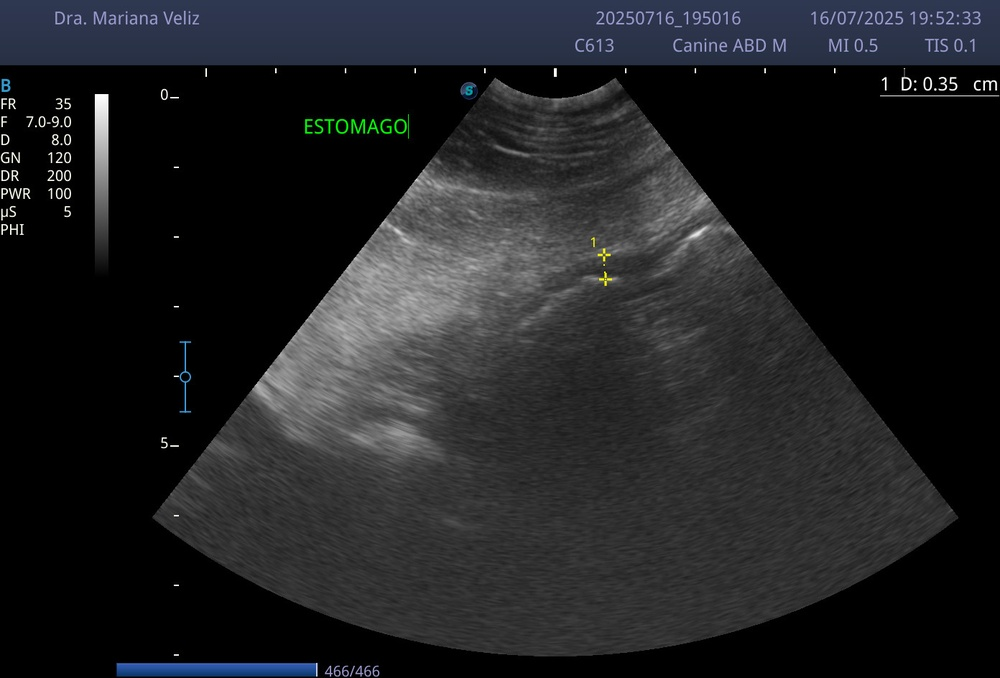
#> input picture funciones/test/TEST_IMG/barra.jpg, 1000 x 678 px, shrunk from 1392 x 944 before the run
$ python auto_calibrar.py test/TEST_IMG/barra.jpg
#> lines starting #> are read from the running program, lines starting #| are printed output that depends on the picture; after the words box and inside, x2 and y2 are one past the last pixel; in counts of white or black regions, pixels touching at a corner belong together
import cv2
import numpy as np
import pytesseract
import sys
import os

def debug(msg):
    print(f"[auto_calibrar.py DEBUG] {msg}", file=sys.stderr)

# [68 lines left out: functions escala_ocr_valida, extraer_mejor_escala, not called in this run]

def buscar_barra_escala_por_ocr(img, crop_w=90):
    height, width = img.shape[:2]
    mejor_escala = []
    mejor_score = None
    mejor_x = None

    debug(f"Tamaño imagen: {width}x{height}")

    gray = cv2.cvtColor(img, cv2.COLOR_BGR2GRAY)
    _, binaria = cv2.threshold(gray, 160, 255, cv2.THRESH_BINARY_INV)

    def crear_posiciones(inicio, fin, paso=45):
        limite = max(0, width - crop_w)
        inicio = max(0, min(int(inicio), limite))
        fin = max(0, min(int(fin), limite))

        if fin < inicio:
            return []

        posiciones = list(range(inicio, fin + 1, paso))
        if not posiciones or posiciones[-1] != fin:
            posiciones.append(fin)

        return posiciones

    def evaluar_posiciones(posiciones):
        nonlocal mejor_escala, mejor_score, mejor_x

        for x in dict.fromkeys(posiciones):
            bin_crop = binaria[:, x:x+crop_w]

            if bin_crop.shape[1] < crop_w:
                continue

            data = pytesseract.image_to_data(
                bin_crop,
                config='--psm 6 -c tessedit_char_whitelist=0123456789',
                output_type=pytesseract.Output.DICT
            )

            textos = []
            for i, txt in enumerate(data['text']):
                txt = txt.strip()
                if txt.isdigit():
                    textos.append((int(txt), data['top'][i]))

            candidato = extraer_mejor_escala(textos, height)
            if not candidato:
                continue

            score = (
                len(candidato),
                abs(candidato[-1][0] - candidato[0][0]),
                abs(candidato[-1][1] - candidato[0][1])
            )

            debug(f"Candidato x={x}: {candidato}")

            if mejor_score is None or score > mejor_score:
                mejor_score = score
                mejor_escala = candidato
                mejor_x = x

    limite_lateral = int(width * 0.35)

    posiciones_laterales = crear_posiciones(0, limite_lateral - crop_w)
    posiciones_laterales += crear_posiciones(width - limite_lateral, width - crop_w)
    evaluar_posiciones(posiciones_laterales)

    if mejor_x is None:
        evaluar_posiciones(crear_posiciones(limite_lateral - crop_w, width - limite_lateral))

    if mejor_x is not None:
        evaluar_posiciones(crear_posiciones(mejor_x - 45, mejor_x + 45, 10))

    if mejor_escala:
        debug(f"Escala seleccionada en x={mejor_x}: {mejor_escala}")
        return mejor_escala

    debug("No se encontró una escala confiable.")
    return []

# [22 lines left out: function calcular_px_por_cm, not called in this run]

if __name__ == "__main__":
    if len(sys.argv) < 2:
        debug("Uso: python3 auto_calibrar.py imagen.jpg")
        sys.exit(1)

    img_path = sys.argv[1]
    debug(f"Ruta de imagen recibida: {img_path}")

    if not os.path.isfile(img_path):
        debug(f"Archivo no existe: {img_path}")
        print("ERROR")
        sys.exit(1)

    img = cv2.imread(img_path)
#> img is the input picture: shape (678, 1000, 3); mean B, G, R 35, 32.6, 31.4
    if img is None:
        debug(f"No se pudo cargar la imagen: {img_path}")
        print("ERROR")
        sys.exit(1)

    textos = buscar_barra_escala_por_ocr(img)
#> in buscar_barra_escala_por_ocr, `gray = cv2.cvtColor(img, cv2.COLOR_BGR2GRAY)`:
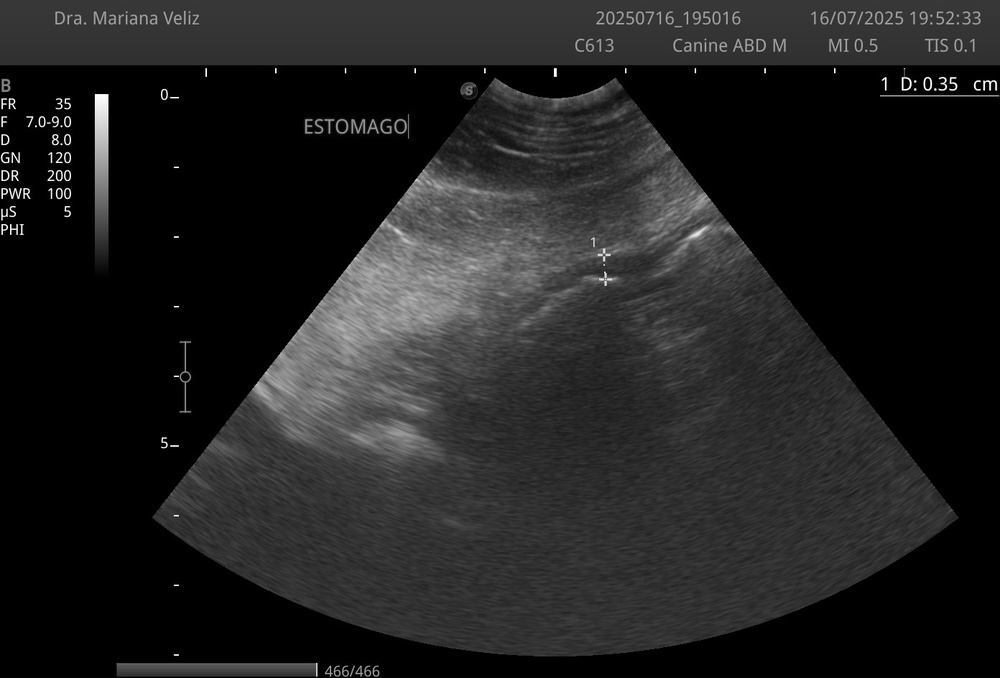
#> gray: shape (678, 1000); min 0, max 255, mean 32.5
#> in buscar_barra_escala_por_ocr, `_, binaria = cv2.threshold(gray, 160, 255, cv2.THRESH_BINARY_INV)`:
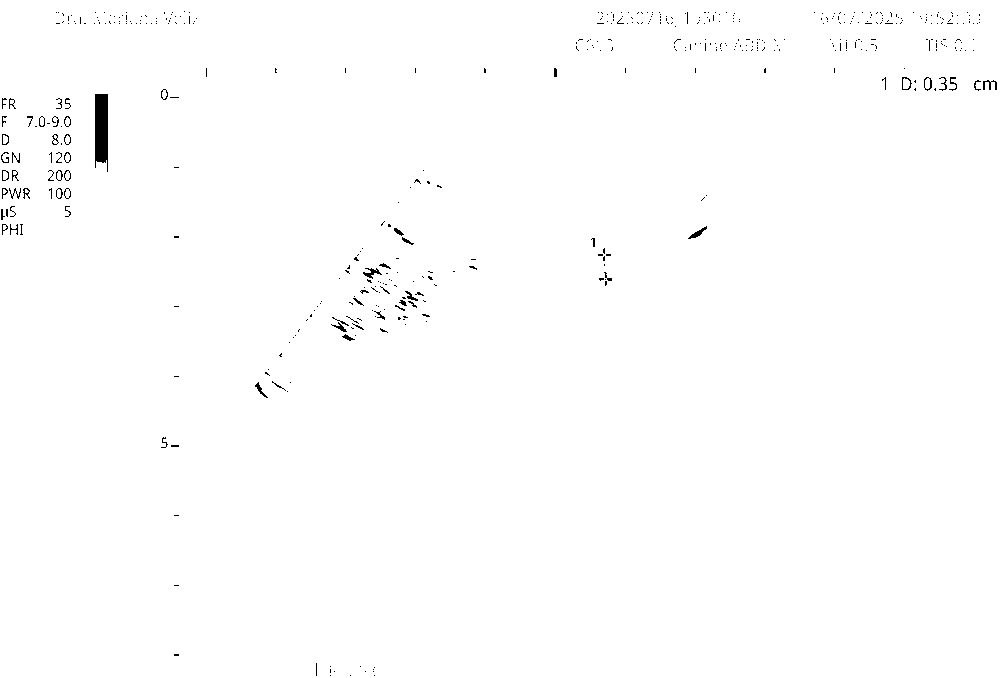
#> binaria: shape (678, 1000); 99.4% white; 480 black regions (422 under 20 px), largest, box (x1, y1, x2, y2) and area: (95, 94, 108, 172) 900, (363, 268, 382, 279) 84, (688, 226, 707, 239) 76
#> the loop in evaluar_posiciones, `for x in dict.fromkeys(posiciones):` made 1 pass
#> pass 1, in evaluar_posiciones, `bin_crop = binaria[:, x:x+crop_w]`:
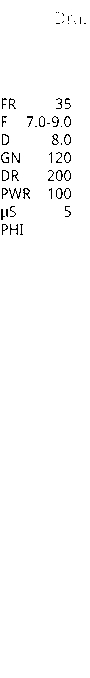
#> bin_crop: shape (678, 90); 98.5% white; black in thin lines or dots, all inside (x1, y1, x2, y2) = (1, 12, 86, 235)
#> after the loop in evaluar_posiciones, `for x in dict.fromkeys(posiciones):`: mejor_escala = []
#> (the call stopped at in evaluar_posiciones, `data = pytesseract.image_to_data( bin_crop, config='--psm 6 -c tessedi..`: pytesseract is not available in this run)
#> the loop in evaluar_posiciones, `for x in dict.fromkeys(posiciones):` made 1 pass
#> pass 1, in evaluar_posiciones (call 2), `bin_crop = binaria[:, x:x+crop_w]`:
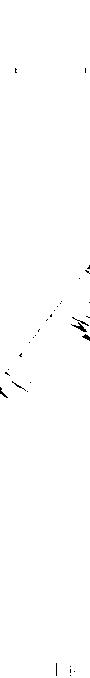
#> bin_crop: shape (678, 90); 99.6% white; black in thin lines or dots, all inside (x1, y1, x2, y2) = (0, 68, 90, 676)
#> (the call stopped at in evaluar_posiciones, `data = pytesseract.image_to_data( bin_crop, config='--psm 6 -c tessedi..`: pytesseract is not available in this run)
#> textos = []
    print(f"Valores OCR detectados (valor, Y): {textos}", file=sys.stderr)

    if len(textos) < 2:
        debug("No se encontraron suficientes textos OCR")
        print("ERROR")
#> (the run stopped early here; a loop or call above may not have finished)

$ run again, on funciones/test/TEST_IMG/barra3.jpg
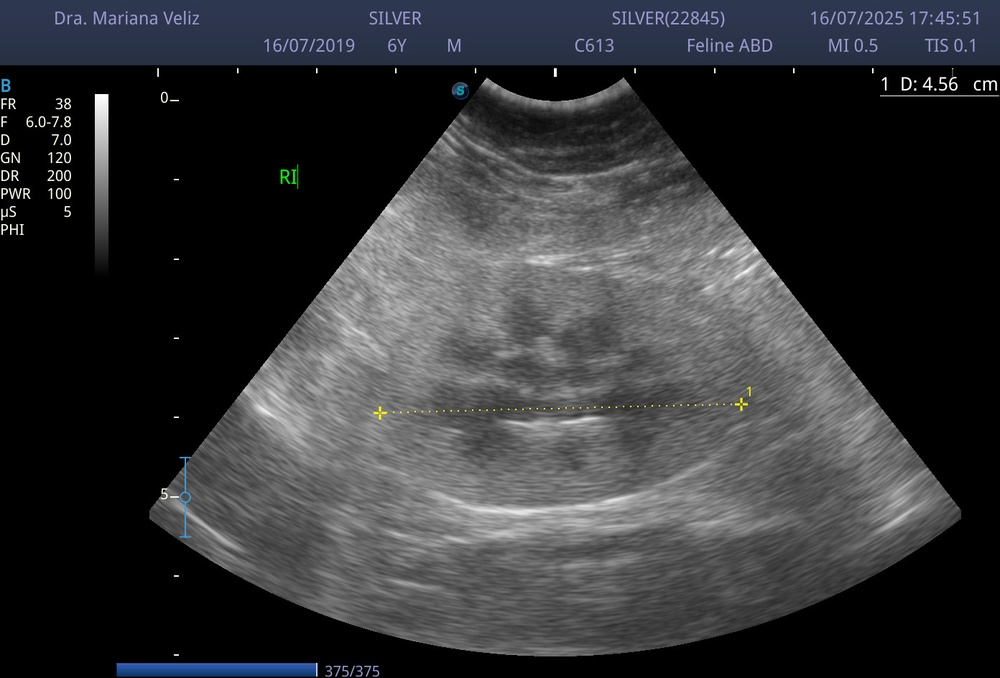
#> input picture funciones/test/TEST_IMG/barra3.jpg, 1000 x 678 px, shrunk from 1392 x 944 before the run
#> img is the input picture: shape (678, 1000, 3); mean B, G, R 54, 51.5, 50.5
#> in buscar_barra_escala_por_ocr, `_, binaria = cv2.threshold(gray, 160, 255, cv2.THRESH_BINARY_INV)`:
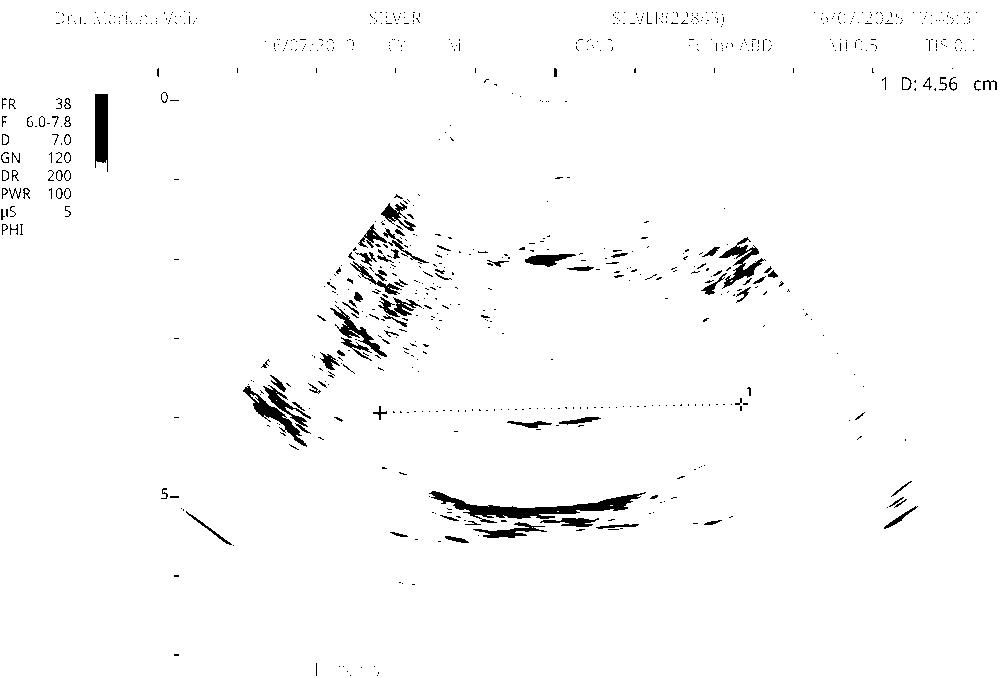
#> binaria: shape (678, 1000); 97.9% white; 822 black regions (720 under 20 px), largest, box (x1, y1, x2, y2) and area: (429, 491, 646, 523) 1968, (95, 94, 108, 172) 900, (243, 386, 307, 447) 715
#> after the loop in evaluar_posiciones, `for x in dict.fromkeys(posiciones):`: mejor_escala = []
#> the loop in evaluar_posiciones, `for x in dict.fromkeys(posiciones):` made 1 pass
#> pass 1, in evaluar_posiciones (call 2), `bin_crop = binaria[:, x:x+crop_w]`:
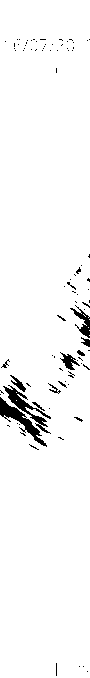
#> bin_crop: shape (678, 90); 96.8% white; 90 black regions (80 under 20 px), largest, box (x1, y1, x2, y2) and area: (0, 397, 47, 447) 551, (3, 385, 51, 434) 481, (70, 305, 90, 338) 228
